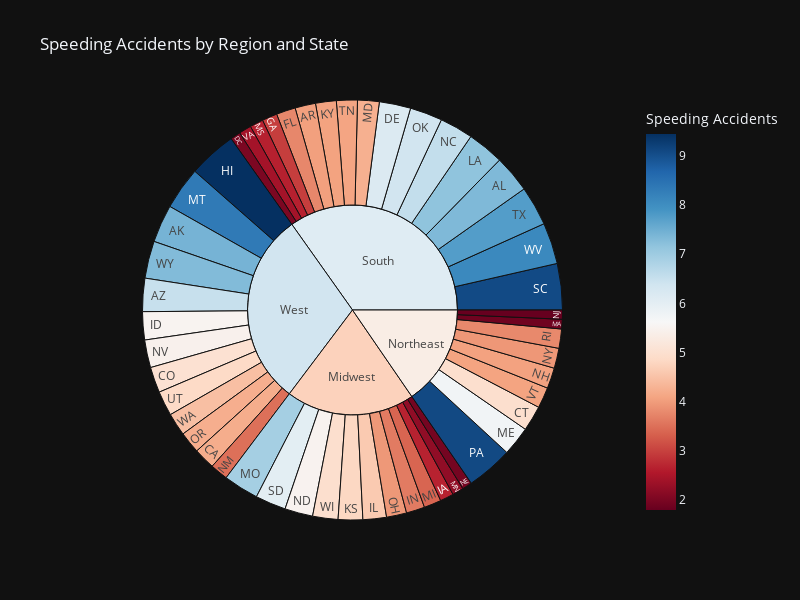

Source (notebook cell):
### Code cell
fig = px.sunburst(df,
                  path=['region','abbrev'],
                  values='speeding',
                  title='Speeding Accidents by Region and State',
                  labels={'abbrev':'State','speeding':'Speeding Accidents'},
                  color='speeding',
                  color_continuous_scale=px.colors.sequential.RdBu,
                  height=600, width=800, template='plotly_dark')
fig.show()

### Figure 1 — Plotly figure (JSON) as saved in the notebook; plotly's stock layout.template omitted (floating-point values rounded to 4 significant figures)
{"data": [{"branchvalues": "total", "customdata": [[7.332], [7.421], [6.51], [4.032], [4.2], [5.032], [4.968], [6.156], [2.006], [3.759], [2.964], [9.45], [5.508], [4.608], [3.625], [2.669], [4.806], [4.066], [7.175], [5.738], [4.25], [1.886], [3.384], [2.208], [2.64], [6.923], [8.346], [1.937], [5.439], [4.06], [1.792], [3.496], [3.936], [6.552], [5.497], [3.948], [6.368], [4.224], [9.1], [3.774], [9.082], [6.014], [4.095], [7.76], [4.859], [4.08], [2.413], [4.452], [8.092], [4.968], [7.308], [6.109], [6.377], [5.34], [4.73]], "domain": {"x": [0, 1], "y": [0, 1]}, "hovertemplate": "labels=%{label}<br>speeding_sum=%{value}<br>parent=%{parent}<br>id=%{id}<br>Speeding Accidents=%{color}<extra></extra>", "ids": ["South/AL", "West/AK", "West/AZ", "South/AR", "West/CA", "West/CO", "Northeast/CT", "South/DE", "South/DC", "South/FL", "South/GA", "West/HI", "West/ID", "Midwest/IL", "Midwest/IN", "Midwest/IA", "Midwest/KS", "South/KY", "South/LA", "Northeast/ME", "South/MD", "Northeast/MA", "Midwest/MI", "Midwest/MN", "South/MS", "Midwest/MO", "West/MT", "Midwest/NE", "West/NV", "Northeast/NH", "Northeast/NJ", "West/NM", "Northeast/NY", "South/NC", "Midwest/ND", "Midwest/OH", "South/OK", "West/OR", "Northeast/PA", "Northeast/RI", "South/SC", "Midwest/SD", "South/TN", "South/TX", "West/UT", "Northeast/VT", "South/VA", "West/WA", "South/WV", "Midwest/WI", "West/WY", "South", "West", "Northeast", "Midwest"], "labels": ["AL", "AK", "AZ", "AR", "CA", "CO", "CT", "DE", "DC", "FL", "GA", "HI", "ID", "IL", "IN", "IA", "KS", "KY", "LA", "ME", "MD", "MA", "MI", "MN", "MS", "MO", "MT", "NE", "NV", "NH", "NJ", "NM", "NY", "NC", "ND", "OH", "OK", "OR", "PA", "RI", "SC", "SD", "TN", "TX", "UT", "VT", "VA", "WA", "WV", "WI", "WY", "South", "West", "Northeast", "Midwest"], "marker": {"coloraxis": "coloraxis", "colors": [7.332, 7.421, 6.51, 4.032, 4.2, 5.032, 4.968, 6.156, 2.006, 3.759, 2.964, 9.45, 5.508, 4.608, 3.625, 2.669, 4.806, 4.066, 7.175, 5.738, 4.25, 1.886, 3.384, 2.208, 2.64, 6.923, 8.346, 1.937, 5.439, 4.06, 1.792, 3.496, 3.936, 6.552, 5.497, 3.948, 6.368, 4.224, 9.1, 3.774, 9.082, 6.014, 4.095, 7.76, 4.859, 4.08, 2.413, 4.452, 8.092, 4.968, 7.308, 6.109, 6.377, 5.34, 4.73]}, "name": "", "parents": ["South", "West", "West", "South", "West", "West", "Northeast", "South", "South", "South", "South", "West", "West", "Midwest", "Midwest", "Midwest", "Midwest", "South", "South", "Northeast", "South", "Northeast", "Midwest", "Midwest", "South", "Midwest", "West", "Midwest", "West", "Northeast", "Northeast", "West", "Northeast", "South", "Midwest", "Midwest", "South", "West", "Northeast", "Northeast", "South", "Midwest", "South", "South", "West", "Northeast", "South", "West", "South", "Midwest", "West", "", "", "", ""], "type": "sunburst", "values": [7.332, 7.421, 6.51, 4.032, 4.2, 5.032, 4.968, 6.156, 2.006, 3.759, 2.964, 9.45, 5.508, 4.608, 3.625, 2.669, 4.806, 4.066, 7.175, 5.738, 4.25, 1.886, 3.384, 2.208, 2.64, 6.923, 8.346, 1.937, 5.439, 4.06, 1.792, 3.496, 3.936, 6.552, 5.497, 3.948, 6.368, 4.224, 9.1, 3.774, 9.082, 6.014, 4.095, 7.76, 4.859, 4.08, 2.413, 4.452, 8.092, 4.968, 7.308, 88.74, 76.25, 39.33, 50.59]}], "layout": {"coloraxis": {"colorbar": {"title": {"text": "Speeding Accidents"}}, "colorscale": [[0, "rgb(103,0,31)"], [0.1, "rgb(178,24,43)"], [0.2, "rgb(214,96,77)"], [0.3, "rgb(244,165,130)"], [0.4, "rgb(253,219,199)"], [0.5, "rgb(247,247,247)"], [0.6, "rgb(209,229,240)"], [0.7, "rgb(146,197,222)"], [0.8, "rgb(67,147,195)"], [0.9, "rgb(33,102,172)"], [1, "rgb(5,48,97)"]]}, "height": 600, "legend": {"tracegroupgap": 0}, "title": {"text": "Speeding Accidents by Region and State"}, "width": 800}}
